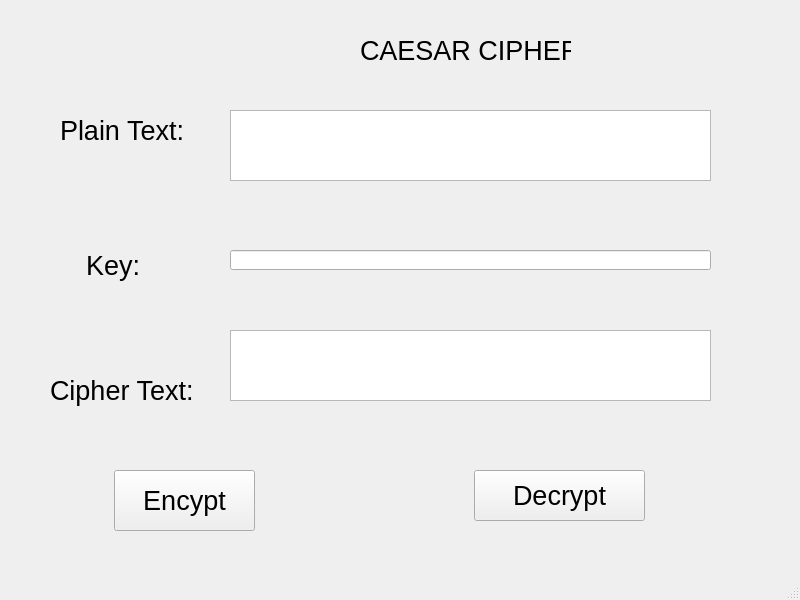
<?xml version="1.0" encoding="UTF-8"?>
<ui version="4.0">
 <class>MainWindow</class>
 <widget class="QMainWindow" name="MainWindow">
  <property name="geometry">
   <rect>
    <x>0</x>
    <y>0</y>
    <width>800</width>
    <height>600</height>
   </rect>
  </property>
  <property name="windowTitle">
   <string>MainWindow</string>
  </property>
  <widget class="QWidget" name="centralwidget">
   <widget class="QLabel" name="label">
    <property name="geometry">
     <rect>
      <x>360</x>
      <y>30</y>
      <width>211</width>
      <height>41</height>
     </rect>
    </property>
    <property name="font">
     <font>
      <pointsize>20</pointsize>
     </font>
    </property>
    <property name="text">
     <string>CAESAR CIPHER</string>
    </property>
   </widget>
   <widget class="QLabel" name="label_2">
    <property name="geometry">
     <rect>
      <x>60</x>
      <y>110</y>
      <width>131</width>
      <height>41</height>
     </rect>
    </property>
    <property name="font">
     <font>
      <pointsize>20</pointsize>
     </font>
    </property>
    <property name="text">
     <string>Plain Text:</string>
    </property>
   </widget>
   <widget class="QLabel" name="label_3">
    <property name="geometry">
     <rect>
      <x>86</x>
      <y>250</y>
      <width>101</width>
      <height>31</height>
     </rect>
    </property>
    <property name="font">
     <font>
      <pointsize>20</pointsize>
     </font>
    </property>
    <property name="text">
     <string>Key:</string>
    </property>
   </widget>
   <widget class="QLabel" name="label_4">
    <property name="geometry">
     <rect>
      <x>50</x>
      <y>360</y>
      <width>161</width>
      <height>61</height>
     </rect>
    </property>
    <property name="font">
     <font>
      <pointsize>20</pointsize>
     </font>
    </property>
    <property name="text">
     <string>Cipher Text:</string>
    </property>
   </widget>
   <widget class="QPlainTextEdit" name="txt_plain_text">
    <property name="geometry">
     <rect>
      <x>230</x>
      <y>110</y>
      <width>481</width>
      <height>71</height>
     </rect>
    </property>
    <property name="font">
     <font>
      <pointsize>20</pointsize>
     </font>
    </property>
   </widget>
   <widget class="QPlainTextEdit" name="txt_cipher_text">
    <property name="geometry">
     <rect>
      <x>230</x>
      <y>330</y>
      <width>481</width>
      <height>71</height>
     </rect>
    </property>
    <property name="font">
     <font>
      <pointsize>20</pointsize>
     </font>
    </property>
   </widget>
   <widget class="QPushButton" name="btn_encrypt">
    <property name="geometry">
     <rect>
      <x>114</x>
      <y>470</y>
      <width>141</width>
      <height>61</height>
     </rect>
    </property>
    <property name="font">
     <font>
      <pointsize>20</pointsize>
     </font>
    </property>
    <property name="text">
     <string>Encypt</string>
    </property>
   </widget>
   <widget class="QPushButton" name="btn_decrypt">
    <property name="geometry">
     <rect>
      <x>474</x>
      <y>470</y>
      <width>171</width>
      <height>51</height>
     </rect>
    </property>
    <property name="font">
     <font>
      <pointsize>20</pointsize>
     </font>
    </property>
    <property name="text">
     <string>Decrypt</string>
    </property>
   </widget>
   <widget class="QLineEdit" name="txt_key">
    <property name="geometry">
     <rect>
      <x>230</x>
      <y>250</y>
      <width>481</width>
      <height>20</height>
     </rect>
    </property>
   </widget>
  </widget>
  <widget class="QMenuBar" name="menubar">
   <property name="geometry">
    <rect>
     <x>0</x>
     <y>0</y>
     <width>800</width>
     <height>21</height>
    </rect>
   </property>
  </widget>
  <widget class="QStatusBar" name="statusbar"/>
 </widget>
 <resources/>
 <connections/>
</ui>
